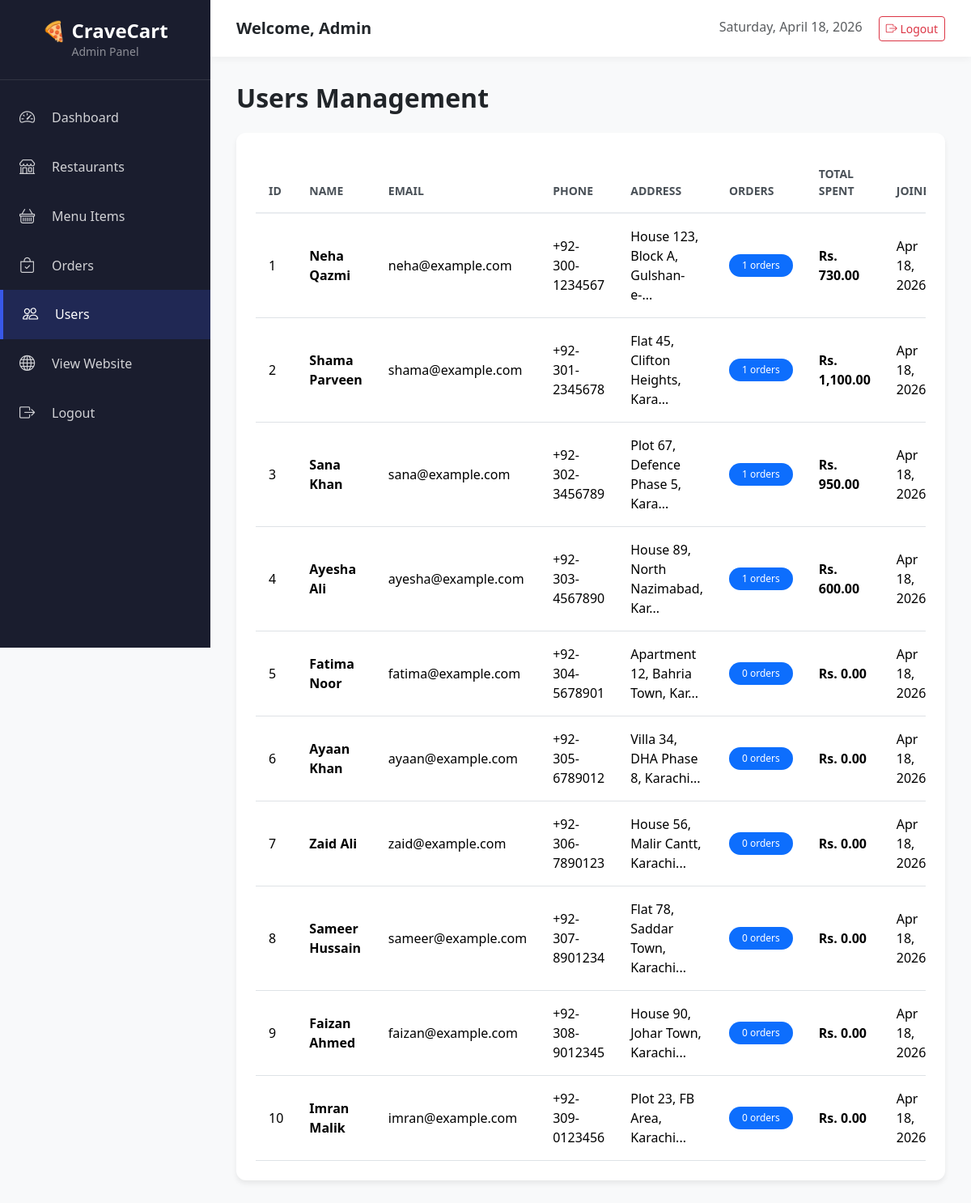
Page /admin/users.php (signed in) on the committed database.
### tables this page shows
CREATE TABLE users (
    id INT AUTO_INCREMENT PRIMARY KEY,
    name VARCHAR(100) NOT NULL,
    email VARCHAR(100) UNIQUE NOT NULL,
    phone VARCHAR(20),
    password VARCHAR(255) NOT NULL,
    address TEXT,
    created_at TIMESTAMP DEFAULT CURRENT_TIMESTAMP
);

### admin/users.php (the view, shortened to what this page needs)
<?php
require_once 'includes/header.php';
$users = $conn->query("SELECT u.*,
                       (SELECT COUNT(*) FROM orders WHERE user_id = u.id) as order_count,
                       (SELECT SUM(total_amount) FROM orders WHERE user_id = u.id) as total_spent
                       FROM users u
                       ORDER BY u.created_at DESC");
?>
<div class="admin-content">
    <h2 class="fw-bold mb-4">Users Management</h2>
    <div class="table-card">
        <div class="table-responsive">
            <table class="table">
                <thead>
                    <tr>
                        <th>ID</th>
                        <th>Name</th>
                        <th>Email</th>
                        <th>Phone</th>
                        <th>Address</th>
                        <th>Orders</th>
                        <th>Total Spent</th>
                        <th>Joined</th>
                    </tr>
                </thead>
                <tbody>
                    <?php while ($user = $users->fetch_assoc()): ?>
                    <tr>
                        <td><?php echo $user['id']; ?></td>
                        <td class="fw-bold"><?php echo htmlspecialchars($user['name']); ?></td>
                        <td><?php echo htmlspecialchars($user['email']); ?></td>
                        <td><?php echo htmlspecialchars($user['phone']); ?></td>
                        <td><?php echo htmlspecialchars(substr($user['address'], 0, 30)); ?>...</td>
                        <td>
                            <span class="badge bg-primary"><?php echo $user['order_count']; ?> orders</span>
                        </td>
                        <td class="fw-bold">Rs. <?php echo number_format($user['total_spent'] ?? 0, 2); ?></td>
                        <td><?php echo date('M d, Y', strtotime($user['created_at'])); ?></td>
                    </tr>
                    <?php endwhile; ?>
                </tbody>
            </table>
        </div>
    </div>
</div>
<?php require_once 'includes/footer.php'; ?>

### assets/css/admin.css (style rules this page uses)
:root { --primary-color: #3858e9; --primary-dark: #2642c7; --sidebar-width: 260px; --sidebar-bg: #1a1d2e; --topbar-height: 70px; }
body { background: #f8f9fa; }
.admin-content { padding: 2rem; }
.table-card { background: white; border-radius: 12px; padding: 1.5rem; box-shadow: 0 4px 6px rgba(0, 0, 0, 0.07); }
.table { margin: 0; }
.table thead th { border-top: none; border-bottom: 2px solid #e9ecef; font-weight: 600; color: #495057; text-transform: uppercase; font-size: 0.875rem; padding: 1rem; }
.table tbody td { padding: 1rem; vertical-align: middle; }
.table tbody tr { transition: all 0.2s ease; }
.badge { padding: 0.5rem 1rem; border-radius: 20px; font-weight: 500; }

### rows in the picture
users: id "1", name "Neha Qazmi", email "neha@example.com", phone "+92-300-1234567", address "House 123, Block A, Gulshan-e-", order_count "1", total_spent "730.00", created_at "Apr 18, 2026"
users: id "2", name "Shama Parveen", email "shama@example.com", phone "+92-301-2345678", address "Flat 45, Clifton Heights, Kara", order_count "1", total_spent "1,100.00", created_at "Apr 18, 2026"
users: id "3", name "Sana Khan", email "sana@example.com", phone "+92-302-3456789", address "Plot 67, Defence Phase 5, Kara", order_count "1", total_spent "950.00", created_at "Apr 18, 2026"
users: id "4", name "Ayesha Ali", email "ayesha@example.com", phone "+92-303-4567890", address "House 89, North Nazimabad, Kar", order_count "1", total_spent "600.00", created_at "Apr 18, 2026"
users: id "5", name "Fatima Noor", email "fatima@example.com", phone "+92-304-5678901", address "Apartment 12, Bahria Town, Kar", order_count "0", total_spent "0.00", created_at "Apr 18, 2026"
users: id "6", name "Ayaan Khan", email "ayaan@example.com", phone "+92-305-6789012", address "Villa 34, DHA Phase 8, Karachi", order_count "0", total_spent "0.00", created_at "Apr 18, 2026"
users: id "7", name "Zaid Ali", email "zaid@example.com", phone "+92-306-7890123", address "House 56, Malir Cantt, Karachi", order_count "0", total_spent "0.00", created_at "Apr 18, 2026"
users: id "8", name "Sameer Hussain", email "sameer@example.com", phone "+92-307-8901234", address "Flat 78, Saddar Town, Karachi", order_count "0", total_spent "0.00", created_at "Apr 18, 2026"
users: id "9", name "Faizan Ahmed", email "faizan@example.com", phone "+92-308-9012345", address "House 90, Johar Town, Karachi", order_count "0", total_spent "0.00", created_at "Apr 18, 2026"
users: id "10", name "Imran Malik", email "imran@example.com", phone "+92-309-0123456", address "Plot 23, FB Area, Karachi", order_count "0", total_spent "0.00", created_at "Apr 18, 2026"

### other values in the picture
$_SESSION['admin_name'] "Admin"
